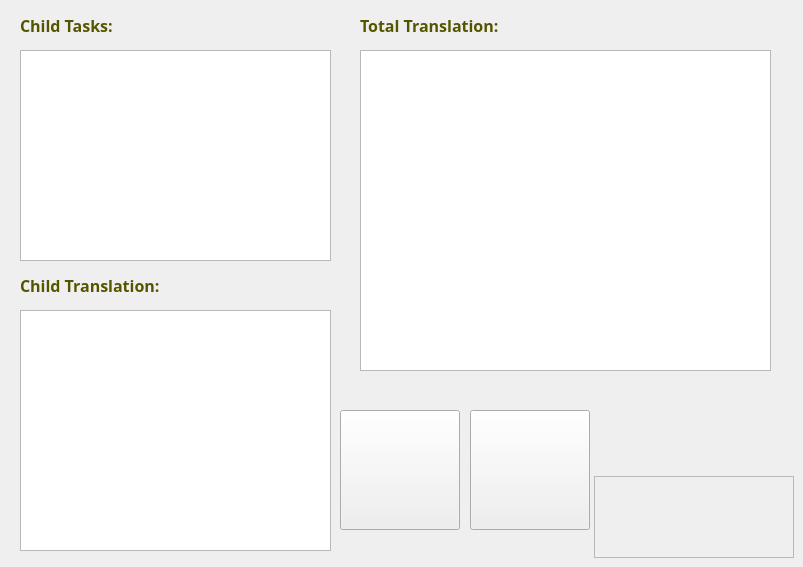
   <widget class="QWidget" name="tab">
    <attribute name="title">
     <string>Submission</string>
    </attribute>
    <widget class="QListWidget" name="listWidgetChildTasks_2">
     <property name="geometry">
      <rect>
       <x>20</x>
       <y>50</y>
       <width>311</width>
       <height>211</height>
      </rect>
     </property>
     <property name="font">
      <font>
       <family>Century Gothic</family>
       <pointsize>9</pointsize>
       <weight>50</weight>
       <bold>false</bold>
      </font>
     </property>
     <property name="styleSheet">
      <string notr="true">border-image: transparent;
color: rgb(0, 0, 0);</string>
     </property>
    </widget>
    <widget class="QLabel" name="label_17">
     <property name="geometry">
      <rect>
       <x>20</x>
       <y>10</y>
       <width>191</width>
       <height>31</height>
      </rect>
     </property>
     <property name="font">
      <font>
       <family>Century Gothic</family>
       <pointsize>12</pointsize>
       <weight>75</weight>
       <bold>true</bold>
      </font>
     </property>
     <property name="styleSheet">
      <string notr="true">border-image:transparent;color: rgb(85, 85, 0);</string>
     </property>
     <property name="text">
      <string>Child Tasks:</string>
     </property>
    </widget>
    <widget class="QTextBrowser" name="textBrowserChildTranslation_2">
     <property name="geometry">
      <rect>
       <x>20</x>
       <y>310</y>
       <width>311</width>
       <height>241</height>
      </rect>
     </property>
     <property name="font">
      <font>
       <family>Century Gothic</family>
       <pointsize>10</pointsize>
      </font>
     </property>
     <property name="styleSheet">
      <string notr="true"/>
     </property>
     <property name="readOnly">
      <bool>true</bool>
     </property>
     <property name="html">
      <string>&lt;!DOCTYPE HTML PUBLIC &quot;-//W3C//DTD HTML 4.0//EN&quot; &quot;http://www.w3.org/TR/REC-html40/strict.dtd&quot;&gt;
&lt;html&gt;&lt;head&gt;&lt;meta name=&quot;qrichtext&quot; content=&quot;1&quot; /&gt;&lt;style type=&quot;text/css&quot;&gt;
p, li { white-space: pre-wrap; }
&lt;/style&gt;&lt;/head&gt;&lt;body style=&quot; font-family:'Century Gothic'; font-size:10pt; font-weight:400; font-style:normal;&quot;&gt;
&lt;p style=&quot;-qt-paragraph-type:empty; margin-top:0px; margin-bottom:0px; margin-left:0px; margin-right:0px; -qt-block-indent:0; text-indent:0px;&quot;&gt;&lt;br /&gt;&lt;/p&gt;&lt;/body&gt;&lt;/html&gt;</string>
     </property>
    </widget>
    <widget class="QLabel" name="label_18">
     <property name="geometry">
      <rect>
       <x>20</x>
       <y>270</y>
       <width>191</width>
       <height>31</height>
      </rect>
     </property>
     <property name="font">
      <font>
       <family>Century Gothic</family>
       <pointsize>12</pointsize>
       <weight>75</weight>
       <bold>true</bold>
      </font>
     </property>
     <property name="styleSheet">
      <string notr="true">border-image:transparent;color: rgb(85, 85, 0);</string>
     </property>
     <property name="text">
      <string>Child Translation:</string>
     </property>
    </widget>
    <widget class="QTextBrowser" name="textBrowserChildTranslation_3">
     <property name="geometry">
      <rect>
       <x>360</x>
       <y>50</y>
       <width>411</width>
       <height>321</height>
      </rect>
     </property>
     <property name="font">
      <font>
       <family>Century Gothic</family>
       <pointsize>10</pointsize>
      </font>
     </property>
     <property name="styleSheet">
      <string notr="true"/>
     </property>
     <property name="readOnly">
      <bool>true</bool>
     </property>
     <property name="html">
      <string>&lt;!DOCTYPE HTML PUBLIC &quot;-//W3C//DTD HTML 4.0//EN&quot; &quot;http://www.w3.org/TR/REC-html40/strict.dtd&quot;&gt;
&lt;html&gt;&lt;head&gt;&lt;meta name=&quot;qrichtext&quot; content=&quot;1&quot; /&gt;&lt;style type=&quot;text/css&quot;&gt;
p, li { white-space: pre-wrap; }
&lt;/style&gt;&lt;/head&gt;&lt;body style=&quot; font-family:'Century Gothic'; font-size:10pt; font-weight:400; font-style:normal;&quot;&gt;
&lt;p style=&quot;-qt-paragraph-type:empty; margin-top:0px; margin-bottom:0px; margin-left:0px; margin-right:0px; -qt-block-indent:0; text-indent:0px;&quot;&gt;&lt;br /&gt;&lt;/p&gt;&lt;/body&gt;&lt;/html&gt;</string>
     </property>
    </widget>
    <widget class="QLabel" name="label_20">
     <property name="geometry">
      <rect>
       <x>360</x>
       <y>10</y>
       <width>191</width>
       <height>31</height>
      </rect>
     </property>
     <property name="font">
      <font>
       <family>Century Gothic</family>
       <pointsize>12</pointsize>
       <weight>75</weight>
       <bold>true</bold>
      </font>
     </property>
     <property name="styleSheet">
      <string notr="true">border-image:transparent;color: rgb(85, 85, 0);</string>
     </property>
     <property name="text">
      <string>Total Translation:</string>
     </property>
    </widget>
    <widget class="QFrame" name="frame_5">
     <property name="geometry">
      <rect>
       <x>594</x>
       <y>476</y>
       <width>200</width>
       <height>82</height>
      </rect>
     </property>
     <property name="styleSheet">
      <string notr="true">border-image: url(:/CrowdSourcing/Resources/pictures/zelda_logo2.png);</string>
     </property>
     <property name="frameShape">
      <enum>QFrame::StyledPanel</enum>
     </property>
     <property name="frameShadow">
      <enum>QFrame::Raised</enum>
     </property>
    </widget>
    <widget class="QPushButton" name="submitButton">
     <property name="geometry">
      <rect>
       <x>340</x>
       <y>410</y>
       <width>120</width>
       <height>120</height>
      </rect>
     </property>
     <property name="toolTip">
      <string>Set Infomation</string>
     </property>
     <property name="styleSheet">
      <string notr="true">QPushButton{border-image: url(:/CrowdSourcing/Resources/pictures/link_shoot.png);}  
QPushButton:hover{border-image: url(:/CrowdSourcing/Resources/pictures/link_shoot_on.png);}
QPushButton:pressed{border-image: url(:/CrowdSourcing/Resources/pictures/link_shoot_clicked.png);};</string>
     </property>
     <property name="text">
      <string/>
     </property>
    </widget>
    <widget class="QPushButton" name="saveButton">
     <property name="geometry">
      <rect>
       <x>470</x>
       <y>410</y>
       <width>120</width>
       <height>120</height>
      </rect>
     </property>
     <property name="toolTip">
      <string>Cancel</string>
     </property>
     <property name="styleSheet">
      <string notr="true">QPushButton{border-image: url(:/CrowdSourcing/Resources/pictures/zelda_woman.png);}  
QPushButton:hover{border-image: url(:/CrowdSourcing/Resources/pictures/zelda_woman_on.png);}
QPushButton:pressed{border-image: url(:/CrowdSourcing/Resources/pictures/zelda_woman_clicked.png);};</string>
     </property>
     <property name="text">
      <string/>
     </property>
    </widget>
   </widget>
